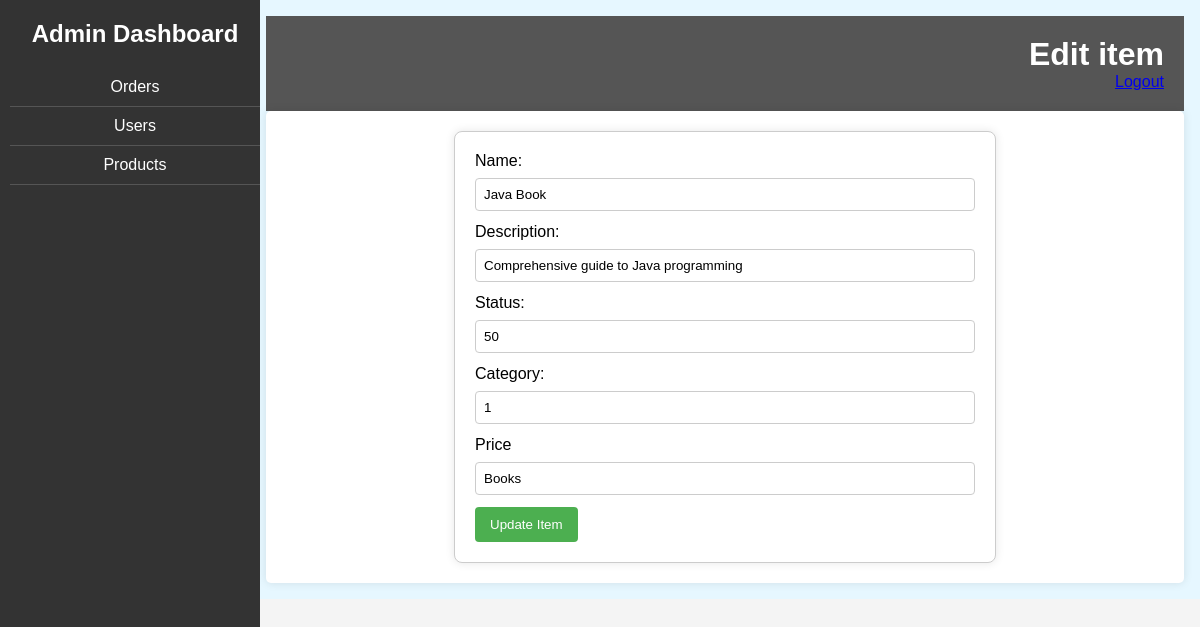
The app's page /admin/items/3 with its own data.
### tables this page shows
CREATE TABLE "Item"
(
    id          integer
        constraint id
            primary key,
    name        TEXT    not null,
    description TEXT    not null,
    price       integer not null,
    status      INTEGER not null
        constraint satus
            references Items_stat (item_stat),
    category    TEXT    not null
        constraint category
            references Categoty
);

### urls/admin_route.py (the view, shortened to what this page needs)
@admin_blueprint.route('/admin/items/<item_id>', methods=['GET', 'POST'])
def admin_products_update(item_id):
    if request.method == 'GET':
        return render_template('change_item_info.html', items=load_from_db('*', 'Item', {'id': item_id}))

### connect_db.py (called while the page is built)
    def __enter__(self):
        self.my_db = sqlite3.connect('identifier.sqlite')
        self.row_factory = self.dict_factory
        self.cursor = self.my_db.cursor()
        return self.cursor

    def __exit__(self, exc_type, exc_val, exc_tb):
        if self.my_db:
            if exc_type is None:
                self.my_db.commit()
            self.my_db.close()

### db_requests.py (called while the page is built)
def load_from_db(selected_cl: str, table: str, linked_column=None):
    with Connect_DB() as cursor:
        cursor_string = f'SELECT {selected_cl} FROM "{table}"'
        if linked_column:
            cursor_string += ' WHERE '
            condition = []
            vals = []
            for key, val in linked_column.items():
                condition.append(f'{key} = ?')
                vals.append(val)
            cursor_string += ' AND '.join(condition)
            print(cursor_string, vals)
            cursor.execute(cursor_string, vals)
        else:
            print(cursor_string)
            cursor.execute(cursor_string)
        return cursor.fetchall()

### templates/change_item_info.html (shortened to what this page needs)
<!DOCTYPE html>
<html lang="en">
<head>
    <link rel="stylesheet" href="{{ url_for('static', filename='admin.css') }}">
</head>
<body>
<div class="admin-sidebar">
    <h2>Admin Dashboard</h2>
    <ul>
        <li><a href="/admin/orders">Orders</a></li>
        <li><a href="/admin/users">Users</a></li>
        <li><a href="/admin/items">Products</a></li>
    </ul>
</div>
<div class="admin-content item_update_page">
    <header class="admin-header">
        <h1>Edit item</h1>
        <a href="#">Logout</a>
    </header>
    <div class="admin-main-content">
        {% for item in items %}
            <form class="item-update-form" method="POST" action="{{ url_for('admin.admin_products_update', item_id=item[0]) }}">
                <label for="name">Name:</label>
                <input type="text" id="name" name="name" value="{{ item[1] }}" required>
                <label for="description">Description:</label>
                <input type="text" id="description" name="description" value="{{ item[2] }}" required>
                <label for="status">Status:</label>
                <input type="text" id="status" name="status" value="{{ item[3] }}" required>
                <label for="category">Category:</label>
                <input type="text" id="category" name="category" value="{{ item[4] }}" required>
                <label for="price">Price</label>
                <input type="text" id="price" name="price" value="{{ item[5] }}" required>
                <button type="submit">Update Item</button>
            </form>
        {% endfor %}
    </div>
</div>
</body>
</html>

### static/admin.css (style rules this page uses)
body, h1, h2, h3, p, ul, li { margin: 0; padding: 0; }
body { font-family: 'Arial', sans-serif; background-color: #f4f4f4; }
.admin-sidebar { height: 100%; width: 250px; position: fixed; z-index: 1; top: 0; left: 0; background-color: #333; padding-top: 20px; padding-left: 10px; color: #fff; }
.admin-sidebar h2 { color: #fff; text-align: center; margin-bottom: 20px; }
.admin-sidebar ul { list-style-type: none; padding: 0; }
.admin-sidebar li { padding: 10px; text-align: center; border-bottom: 1px solid #555; }
.admin-sidebar a { text-decoration: none; color: #fff; font-size: 16px; }
.admin-content { margin-left: 250px; padding: 16px; }
.admin-header { background-color: #555; padding: 20px; color: #fff; text-align: right; }
.admin-main-content { background-color: #fff; padding: 20px; border-radius: 5px; box-shadow: 0 0 10px rgba(0, 0, 0, 0.1); }
.admin-content.item_update_page { background-color: #e6f7ff; }
.admin-content.item_update_page .admin-main-content form { max-width: 500px; margin: 0 auto; padding: 20px; background-color: #fff; border: 1px solid #ccc; border-radius: 8px; box-shadow: 0 0 10px rgba(0, 0, 0, 0.1); }
.admin-content.item_update_page .admin-main-content label { display: block; margin-bottom: 8px; }
.admin-content.item_update_page .admin-main-content input { width: 100%; padding: 8px; margin-bottom: 12px; box-sizing: border-box; border: 1px solid #ccc; border-radius: 4px; }
.admin-content.item_update_page .admin-main-content button { background-color: #4caf50; color: white; padding: 10px 15px; border: none; border-radius: 4px; cursor: pointer; }

### records on screen
Item: name "Java Book", description "Comprehensive guide to Java programming", status "50", category "1", price "Books"
